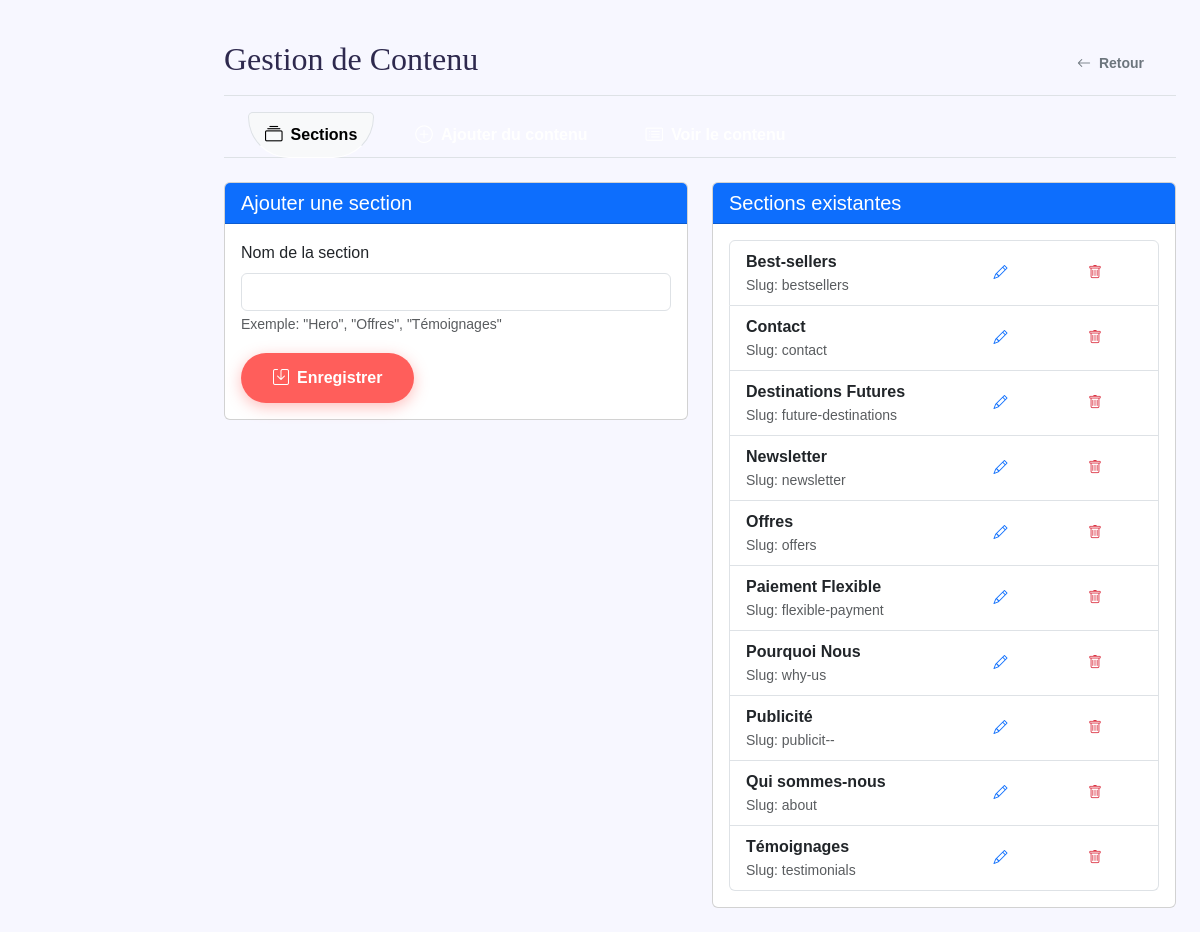
The app's page /admin/gestion_contenu.php (signed in) with its own data.
### tables this page shows
CREATE TABLE `sections` (
  `id` int NOT NULL,
  `nom` varchar(100) NOT NULL,
  `slug` varchar(100) NOT NULL,
  `titre` varchar(255) DEFAULT NULL,
  `classes_css` varchar(255) DEFAULT NULL,
  `toujours_afficher` tinyint(1) DEFAULT '0',
  `est_actif` tinyint(1) DEFAULT '1',
  `ordre` int DEFAULT '0'
);

### admin/gestion_contenu.php (the view, shortened to what this page needs)
<?php
require_once('../data_base/connection.php');
$sections = $dbh->query("SELECT * FROM sections WHERE est_actif = TRUE ORDER BY nom")->fetchAll(PDO::FETCH_ASSOC);
?>
<!DOCTYPE html>
<html lang="fr">
<head>
    <link href="https://cdn.jsdelivr.net/npm/bootstrap@5.3.2/dist/css/bootstrap.min.css" rel="stylesheet">
    <link href="https://cdn.jsdelivr.net/npm/bootstrap-icons@1.11.3/font/bootstrap-icons.min.css" rel="stylesheet">
    <link href="https://cdn.ckeditor.com/ckeditor5/36.0.1/classic/ckeditor.css" rel="stylesheet">
    <link href="styles/style.css" rel="stylesheet">
</head>
<body>
    <div class="container-fluid">
        <div class="row">
            <main class="col-md-9 ms-sm-auto col-lg-10 px-md-4 py-4">
                <div class="d-flex justify-content-between flex-wrap flex-md-nowrap align-items-center pt-3 pb-2 mb-3 border-bottom">
                    <h1 class="h2">Gestion de Contenu</h1>
                    <div class="btn-toolbar mb-2 mb-md-0">
                        <a href="../admin.php" class="btn btn-sm btn-outline-secondary">
                            <i class="bi bi-arrow-left"></i> Retour
                        </a>
                    </div>
                </div>
                <ul class="nav nav-tabs mb-4" id="contentTabs" role="tablist">
                    <li class="nav-item" role="presentation">
                        <button class="nav-link active" id="sections-tab" data-bs-toggle="tab" data-bs-target="#sections" type="button">
                            <i class="bi bi-collection"></i> Sections
                        </button>
                    </li>
                    <li class="nav-item" role="presentation">
                        <button class="nav-link" id="add-content-tab" data-bs-toggle="tab" data-bs-target="#add-content" type="button">
                            <i class="bi bi-plus-circle"></i> Ajouter du contenu
                        </button>
                    </li>
                    <li class="nav-item" role="presentation">
                        <button class="nav-link" id="view-content-tab" data-bs-toggle="tab" data-bs-target="#view-content" type="button">
                            <i class="bi bi-card-list"></i> Voir le contenu
                        </button>
                    </li>
                </ul>
                <div class="tab-content" id="contentTabsContent">
                    <div class="tab-pane fade show active" id="sections" role="tabpanel">
                        <div class="row">
                            <div class="col-md-6">
                                <div class="card">
                                    <div class="card-header bg-primary text-white">
                                        <h5 class="mb-0">Ajouter une section</h5>
                                    </div>
                                    <div class="card-body">
                                        <form method="POST">
                                            <div class="mb-3">
                                                <label for="nom_section" class="form-label">Nom de la section</label>
                                                <input type="text" class="form-control" id="nom_section" name="nom_section" required>
                                                <small class="text-muted">Exemple: "Hero", "Offres", "Témoignages"</small>
                                            </div>
                                            <button type="submit" name="ajouter_section" class="btn btn-primary">
                                                <i class="bi bi-save"></i> Enregistrer
                                            </button>
                                        </form>
                                    </div>
                                </div>
                            </div>
                            <div class="col-md-6">
                                <div class="card">
                                    <div class="card-header bg-primary text-white">
                                        <h5 class="mb-0">Sections existantes</h5>
                                    </div>
                                    <div class="card-body">
                                        <?php if (empty($sections)): ?>
                                            <div class="alert alert-info">Aucune section créée</div>
                                        <?php else: ?>
                                            <div class="list-group">
                                                <?php foreach ($sections as $section): ?>
                                                    <div class="list-group-item d-flex justify-content-between align-items-center">
                                                        <div>
                                                            <strong><?= htmlspecialchars($section['nom']) ?></strong>
                                                            <small class="d-block text-muted">Slug: <?= htmlspecialchars($section['slug']) ?></small>
                                                        </div>
                                                        <div>
                                                            <a href="#" class="btn btn-sm btn-outline-primary me-1">
                                                                <i class="bi bi-pencil"></i>
                                                            </a>
                                                            <a href="#" class="btn btn-sm btn-outline-danger">
                                                                <i class="bi bi-trash"></i>
                                                            </a>
                                                        </div>
                                                    </div>
                                                <?php endforeach; ?>
                                            </div>
                                        <?php endif; ?>
                                    </div>
                                </div>
                            </div>
                        </div>
                    </div>
                </div>
            </main>
        </div>
    </div>
</body>
</html>

### styles/style.css (style rules this page uses)
* { margin: 0; padding: 0; box-sizing: border-box; }
:root { --primary: #FF5E5B; --secondary: #00CECB; --accent: #FFED66; --dark: #2E294E; --light: #F7F7FF; --action: #5D5FEF; --shadow: 0 4px 20px rgba(0, 0, 0, 0.1); --transition: all 0.3s ease; }
body { font-family: 'Poppins', sans-serif; background-color: var(--light); color: var(--dark); line-height: 1.6; overflow-x: hidden; }
h1, h2, h3, h4 { font-family: 'Fredoka One', cursive; font-weight: 400; }
.nav-item { margin-left: 1.5rem; }
.nav-link { color: white; text-decoration: none; font-weight: 600; display: flex; align-items: center; transition: var(--transition); padding: 0.5rem 1rem; border-radius: 50px; }
.nav-link i { margin-right: 0.5rem; font-size: 1.1rem; }
.btn { display: inline-flex; align-items: center; justify-content: center; padding: 0.8rem 2rem; border-radius: 50px; font-weight: 600; text-decoration: none; transition: var(--transition); border: none; cursor: pointer; }
.btn i { margin-right: 0.5rem; }
.btn-primary { background-color: var(--primary); color: white; box-shadow: 0 4px 15px rgba(255, 94, 91, 0.4); }

### admin/gestion_contenu.php (style rules this page uses)
.nav-tabs .nav-link.active { font-weight: bold; background-color: #f8f9fa; }

### records on screen
sections: nom "Best-sellers", slug "bestsellers"
sections: nom "Contact", slug "contact"
sections: nom "Destinations Futures", slug "future-destinations"
sections: nom "Newsletter", slug "newsletter"
sections: nom "Offres", slug "offers"
sections: nom "Paiement Flexible", slug "flexible-payment"
sections: nom "Pourquoi Nous", slug "why-us"
sections: nom "Publicité", slug "publicit--"
sections: nom "Qui sommes-nous", slug "about"
sections: nom "Témoignages", slug "testimonials"
